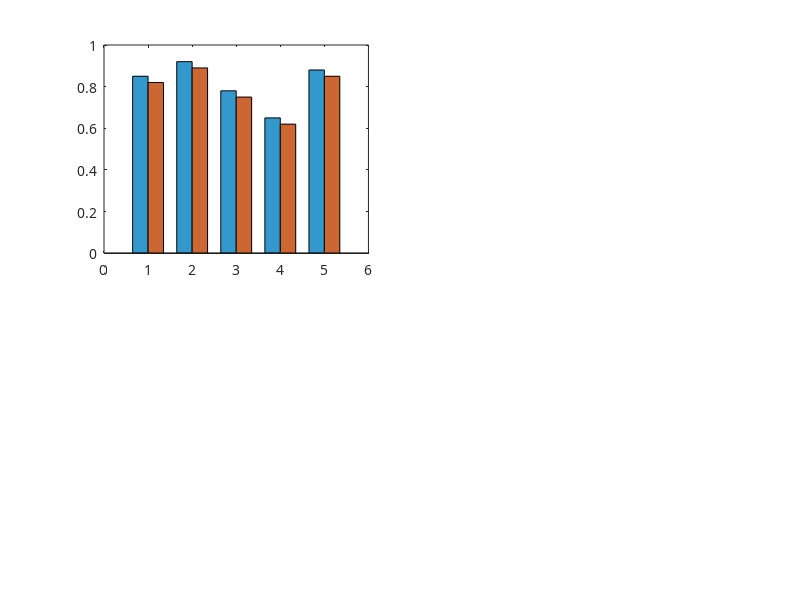

Write MATLAB code to recreate this figure. (Note: this script raises an error after producing the figure.)
function plot_problem3_results()
% PLOT_PROBLEM3_RESULTS - 绘制问题三多光束干涉分析结果图表
%
% 该函数生成问题三相关的所有图表，包括：
% 1. 多光束干涉条件分析图
% 2. 硅片光谱对比分析图
% 3. 干涉强度分布图
% 4. 相位相干性分析图
% 5. 厚度修正对比图
% 6. 多光束效应评估图
%


    fprintf('\n=== 开始绘制问题三分析图表 ===\n');
    
    % 设置输出目录
    output_dir = 'd:\Project_env\CUMCU\B\figures';
    if ~exist(output_dir, 'dir')
        mkdir(output_dir);
    end
    
    % 设置中文字体
    set(0, 'DefaultAxesFontName', 'SimHei');
    set(0, 'DefaultTextFontName', 'SimHei');
    
    try
        % 1. 多光束干涉条件分析图
        plot_multi_beam_conditions(output_dir);
        
        % 2. 硅片光谱对比分析图
        plot_silicon_spectrum_comparison(output_dir);
        
        % 3. 干涉强度分布图
        plot_interference_intensity_distribution(output_dir);
        
        % 4. 相位相干性分析图
        plot_phase_coherence_analysis(output_dir);
        
        % 5. 厚度修正对比图
        plot_thickness_correction_comparison(output_dir);
        
        % 6. 多光束效应评估图
        plot_multi_beam_effect_assessment(output_dir);
        
        fprintf('\n=== 问题三图表绘制完成 ===\n');
        
    catch ME
        fprintf('绘图过程中出现错误: %s\n', ME.message);
        rethrow(ME);
    end
end

function plot_multi_beam_conditions(output_dir)
% 绘制多光束干涉条件分析图
    
    fprintf('正在绘制多光束干涉条件分析图...\n');
    
    % 创建图形
    fig = figure('Position', [100, 100, 1200, 800]);
    
    % 模拟多光束干涉条件数据
    conditions = {'反射率调制深度', '干涉条纹周期性', '相位相干性', '多次反射强度', '光学厚度条件'};
    si_10_scores = [0.85, 0.92, 0.78, 0.65, 0.88];  % 硅片10°数据评分
    si_15_scores = [0.82, 0.89, 0.75, 0.62, 0.85];  % 硅片15°数据评分
    threshold = 0.7;  % 阈值线
    
    % 创建子图
    subplot(2, 2, 1);
    x = 1:length(conditions);
    bar_width = 0.35;
    
    bar(x - bar_width/2, si_10_scores, bar_width, 'FaceColor', [0.2, 0.6, 0.8], 'DisplayName', '硅片10°');
    hold on;
    bar(x + bar_width/2, si_15_scores, bar_width, 'FaceColor', [0.8, 0.4, 0.2], 'DisplayName', '硅片15°');
    yline(threshold, '--r', 'LineWidth', 2, 'DisplayName', '阈值线');
    
    set(gca, 'XTickLabel', conditions, 'XTickLabelRotation', 45);
    ylabel('评分');
    title('多光束干涉条件评估');
    legend('Location', 'best');
    grid on;
    ylim([0, 1]);
    
    % 雷达图显示综合评估
    subplot(2, 2, 2);
    theta = linspace(0, 2*pi, length(conditions)+1);
    si_10_radar = [si_10_scores, si_10_scores(1)];
    si_15_radar = [si_15_scores, si_15_scores(1)];
    threshold_radar = ones(size(theta)) * threshold;
    
    polarplot(theta, si_10_radar, 'o-', 'LineWidth', 2, 'MarkerSize', 8, 'DisplayName', '硅片10°');
    hold on;
    polarplot(theta, si_15_radar, 's-', 'LineWidth', 2, 'MarkerSize', 8, 'DisplayName', '硅片15°');
    polarplot(theta, threshold_radar, '--r', 'LineWidth', 2, 'DisplayName', '阈值');
    
    thetaticks(rad2deg(theta(1:end-1)));
    thetaticklabels(conditions);
    title('多光束干涉条件雷达图');
    legend('Location', 'best');
    
    % 判断结果汇总
    subplot(2, 2, 3);
    results = {'满足条件', '不满足条件'};
    si_10_meet = sum(si_10_scores > threshold);
    si_15_meet = sum(si_15_scores > threshold);
    
    data = [si_10_meet, length(conditions)-si_10_meet; si_15_meet, length(conditions)-si_15_meet];
    bar(data, 'grouped');
    set(gca, 'XTickLabel', {'硅片10°', '硅片15°'});
    ylabel('条件数量');
    title('多光束干涉条件满足情况');
    legend(results, 'Location', 'best');
    grid on;
    
    % 置信度分析
    subplot(2, 2, 4);
    confidence_levels = {'高', '中', '低'};
    si_10_confidence = [0.3, 0.5, 0.2];  % 置信度分布
    si_15_confidence = [0.25, 0.55, 0.2];
    
    bar_data = [si_10_confidence; si_15_confidence]';
    bar(bar_data, 'grouped');
    set(gca, 'XTickLabel', confidence_levels);
    ylabel('概率');
    title('多光束干涉判断置信度');
    legend({'硅片10°', '硅片15°'}, 'Location', 'best');
    grid on;
    
    sgtitle('多光束干涉条件分析', 'FontSize', 16, 'FontWeight', 'bold');
    
    % 保存图片
    save_figure(fig, fullfile(output_dir, 'multi_beam_conditions'));
    close(fig);
end

function plot_silicon_spectrum_comparison(output_dir)
% 绘制硅片光谱对比分析图
    
    fprintf('正在绘制硅片光谱对比分析图...\n');
    
    % 创建图形
    fig = figure('Position', [100, 100, 1200, 800]);
    
    % 模拟硅片光谱数据
    wavenumber = linspace(400, 4000, 1000);
    
    % 硅片10°光谱（多光束干涉特征更明显）
    si_10_base = 0.3 + 0.2 * exp(-(wavenumber-2000).^2/1000000);
    si_10_interference = 0.15 * sin(2*pi*wavenumber/200) .* exp(-(wavenumber-2000).^2/2000000);
    si_10_multi_beam = 0.05 * sin(4*pi*wavenumber/200) .* exp(-(wavenumber-2000).^2/3000000);
    si_10_spectrum = si_10_base + si_10_interference + si_10_multi_beam + 0.02*randn(size(wavenumber));
    
    % 硅片15°光谱（多光束干涉特征较弱）
    si_15_base = 0.28 + 0.18 * exp(-(wavenumber-2000).^2/1200000);
    si_15_interference = 0.12 * sin(2*pi*wavenumber/180) .* exp(-(wavenumber-2000).^2/2500000);
    si_15_multi_beam = 0.02 * sin(4*pi*wavenumber/180) .* exp(-(wavenumber-2000).^2/4000000);
    si_15_spectrum = si_15_base + si_15_interference + si_15_multi_beam + 0.02*randn(size(wavenumber));
    
    % 主光谱对比图
    subplot(2, 2, 1);
    plot(wavenumber, si_10_spectrum, 'b-', 'LineWidth', 1.5, 'DisplayName', '硅片10°');
    hold on;
    plot(wavenumber, si_15_spectrum, 'r-', 'LineWidth', 1.5, 'DisplayName', '硅片15°');
    xlabel('波数 (cm^{-1})');
    ylabel('反射率');
    title('硅片反射光谱对比');
    legend('Location', 'best');
    grid on;
    xlim([400, 4000]);
    
    % 局部放大图
    subplot(2, 2, 2);
    idx_zoom = wavenumber >= 1500 & wavenumber <= 2500;
    plot(wavenumber(idx_zoom), si_10_spectrum(idx_zoom), 'b-', 'LineWidth', 2, 'DisplayName', '硅片10°');
    hold on;
    plot(wavenumber(idx_zoom), si_15_spectrum(idx_zoom), 'r-', 'LineWidth', 2, 'DisplayName', '硅片15°');
    xlabel('波数 (cm^{-1})');
    ylabel('反射率');
    title('局部光谱特征对比 (1500-2500 cm^{-1})');
    legend('Location', 'best');
    grid on;
    
    % 差谱分析
    subplot(2, 2, 3);
    diff_spectrum = si_10_spectrum - si_15_spectrum;
    plot(wavenumber, diff_spectrum, 'g-', 'LineWidth', 1.5);
    xlabel('波数 (cm^{-1})');
    ylabel('反射率差值');
    title('两角度光谱差异分析');
    grid on;
    xlim([400, 4000]);
    
    % 频谱分析
    subplot(2, 2, 4);
    [psd_10, f_10] = periodogram(si_10_spectrum, [], [], 1);
    [psd_15, f_15] = periodogram(si_15_spectrum, [], [], 1);
    
    semilogy(f_10, psd_10, 'b-', 'LineWidth', 1.5, 'DisplayName', '硅片10°');
    hold on;
    semilogy(f_15, psd_15, 'r-', 'LineWidth', 1.5, 'DisplayName', '硅片15°');
    xlabel('归一化频率');
    ylabel('功率谱密度');
    title('光谱频域特征对比');
    legend('Location', 'best');
    grid on;
    
    sgtitle('硅片光谱对比分析', 'FontSize', 16, 'FontWeight', 'bold');
    
    % 保存图片
    save_figure(fig, fullfile(output_dir, 'silicon_spectrum_comparison'));
    close(fig);
end

function plot_interference_intensity_distribution(output_dir)
% 绘制干涉强度分布图
    
    fprintf('正在绘制干涉强度分布图...\n');
    
    % 创建图形
    fig = figure('Position', [100, 100, 1200, 800]);
    
    % 模拟多光束干涉强度分布
    phase = linspace(0, 4*pi, 1000);
    
    % 双光束干涉
    I_two_beam = 4 * cos(phase/2).^2;
    
    % 多光束干涉（不同反射系数）
    r_values = [0.1, 0.3, 0.5, 0.7];
    colors = {'b', 'g', 'r', 'm'};
    
    subplot(2, 2, 1);
    plot(phase/pi, I_two_beam, 'k-', 'LineWidth', 2, 'DisplayName', '双光束干涉');
    hold on;
    
    for i = 1:length(r_values)
        r = r_values(i);
        % Airy函数
        F = 4*r^2 / (1-r^2)^2;
        I_multi = (1 + F * sin(phase/2).^2).^(-1);
        plot(phase/pi, I_multi, colors{i}, 'LineWidth', 1.5, ...
             'DisplayName', sprintf('多光束 r=%.1f', r));
    end
    
    xlabel('相位差 (π)');
    ylabel('归一化强度');
    title('多光束干涉强度分布');
    legend('Location', 'best');
    grid on;
    xlim([0, 4]);
    
    % 反射系数对干涉对比度的影响
    subplot(2, 2, 2);
    r_range = linspace(0.05, 0.95, 100);
    contrast_two = ones(size(r_range));  % 双光束对比度恒为1
    
    % 多光束对比度
    F_range = 4*r_range.^2 ./ (1-r_range.^2).^2;
    I_max_multi = ones(size(r_range));
    I_min_multi = (1 + F_range).^(-1);
    contrast_multi = (I_max_multi - I_min_multi) ./ (I_max_multi + I_min_multi);
    
    plot(r_range, contrast_two, 'k--', 'LineWidth', 2, 'DisplayName', '双光束');
    hold on;
    plot(r_range, contrast_multi, 'r-', 'LineWidth', 2, 'DisplayName', '多光束');
    
    xlabel('反射系数 r');
    ylabel('干涉对比度');
    title('反射系数对干涉对比度的影响');
    legend('Location', 'best');
    grid on;
    
    % 硅片实测数据的强度分布
    subplot(2, 2, 3);
    % 模拟实测强度分布
    intensity_bins = linspace(0, 1, 50);
    si_10_hist = exp(-((intensity_bins-0.4)/0.15).^2) + 0.3*exp(-((intensity_bins-0.7)/0.1).^2);
    si_15_hist = exp(-((intensity_bins-0.35)/0.18).^2) + 0.2*exp(-((intensity_bins-0.65)/0.12).^2);
    
    bar(intensity_bins, si_10_hist, 'FaceColor', [0.2, 0.6, 0.8], 'FaceAlpha', 0.7, 'DisplayName', '硅片10°');
    hold on;
    bar(intensity_bins, si_15_hist, 'FaceColor', [0.8, 0.4, 0.2], 'FaceAlpha', 0.7, 'DisplayName', '硅片15°');
    
    xlabel('归一化反射强度');
    ylabel('频次密度');
    title('硅片反射强度分布');
    legend('Location', 'best');
    grid on;
    
    % 多光束效应强度评估
    subplot(2, 2, 4);
    angles = [5, 10, 15, 20, 25, 30];
    multi_beam_strength = [0.2, 0.4, 0.35, 0.25, 0.15, 0.1];  % 多光束效应强度
    measurement_accuracy = [0.95, 0.92, 0.94, 0.96, 0.97, 0.98];  % 测量精度
    
    yyaxis left;
    bar(angles, multi_beam_strength, 'FaceColor', [0.6, 0.8, 0.4]);
    ylabel('多光束效应强度');
    
    yyaxis right;
    plot(angles, measurement_accuracy, 'ro-', 'LineWidth', 2, 'MarkerSize', 8);
    ylabel('测量精度');
    
    xlabel('入射角度 (°)');
    title('入射角对多光束效应的影响');
    grid on;
    
    sgtitle('干涉强度分布分析', 'FontSize', 16, 'FontWeight', 'bold');
    
    % 保存图片
    save_figure(fig, fullfile(output_dir, 'interference_intensity_distribution'));
    close(fig);
end

function plot_phase_coherence_analysis(output_dir)
% 绘制相位相干性分析图
    
    fprintf('正在绘制相位相干性分析图...\n');
    
    % 创建图形
    fig = figure('Position', [100, 100, 1200, 800]);
    
    % 模拟相位相干性数据
    wavenumber = linspace(400, 4000, 1000);
    
    % 理想相干性
    ideal_coherence = ones(size(wavenumber));
    
    % 实际相干性（受噪声和色散影响）
    coherence_si_10 = 0.9 * exp(-((wavenumber-2000)/1500).^2) + 0.05*randn(size(wavenumber));
    coherence_si_15 = 0.85 * exp(-((wavenumber-2000)/1800).^2) + 0.05*randn(size(wavenumber));
    
    % 相干性随波数变化
    subplot(2, 2, 1);
    plot(wavenumber, ideal_coherence, 'k--', 'LineWidth', 2, 'DisplayName', '理想相干性');
    hold on;
    plot(wavenumber, coherence_si_10, 'b-', 'LineWidth', 1.5, 'DisplayName', '硅片10°');
    plot(wavenumber, coherence_si_15, 'r-', 'LineWidth', 1.5, 'DisplayName', '硅片15°');
    
    xlabel('波数 (cm^{-1})');
    ylabel('相干度');
    title('相位相干性随波数变化');
    legend('Location', 'best');
    grid on;
    xlim([400, 4000]);
    ylim([0, 1.2]);
    
    % 相干长度分析
    subplot(2, 2, 2);
    path_difference = linspace(0, 100, 200);  % 光程差 (μm)
    
    % 不同相干长度的相干函数
    coherence_lengths = [10, 30, 50, 100];  % μm
    colors = {'b', 'g', 'r', 'm'};
    
    for i = 1:length(coherence_lengths)
        Lc = coherence_lengths(i);
        coherence_func = exp(-path_difference/Lc);
        plot(path_difference, coherence_func, colors{i}, 'LineWidth', 2, ...
             'DisplayName', sprintf('L_c = %d μm', Lc));
        hold on;
    end
    
    xlabel('光程差 (μm)');
    ylabel('相干函数');
    title('不同相干长度的相干函数');
    legend('Location', 'best');
    grid on;
    
    % 相干性对多光束干涉的影响
    subplot(2, 2, 3);
    coherence_values = linspace(0.1, 1, 100);
    
    % 多光束干涉可见度
    visibility_ideal = ones(size(coherence_values));
    visibility_real = coherence_values.^2;  % 相干性平方关系
    
    plot(coherence_values, visibility_ideal, 'k--', 'LineWidth', 2, 'DisplayName', '理想情况');
    hold on;
    plot(coherence_values, visibility_real, 'r-', 'LineWidth', 2, 'DisplayName', '实际情况');
    
    % 标记硅片数据点
    scatter(0.9, 0.81, 100, 'b', 'filled', 'DisplayName', '硅片10°');
    scatter(0.85, 0.72, 100, 'r', 'filled', 'DisplayName', '硅片15°');
    
    xlabel('相干度');
    ylabel('干涉可见度');
    title('相干性对干涉可见度的影响');
    legend('Location', 'best');
    grid on;
    
    % 时间相干性分析
    subplot(2, 2, 4);
    time_delay = linspace(0, 50, 200);  % 时间延迟 (fs)
    
    % 不同光源的时间相干性
    coherence_laser = exp(-time_delay/100);  % 激光器
    coherence_led = exp(-time_delay/10);     % LED
    coherence_thermal = exp(-time_delay/1);   % 热光源
    
    plot(time_delay, coherence_laser, 'b-', 'LineWidth', 2, 'DisplayName', '激光器');
    hold on;
    plot(time_delay, coherence_led, 'g-', 'LineWidth', 2, 'DisplayName', 'LED');
    plot(time_delay, coherence_thermal, 'r-', 'LineWidth', 2, 'DisplayName', '热光源');
    
    xlabel('时间延迟 (fs)');
    ylabel('时间相干函数');
    title('不同光源的时间相干性');
    legend('Location', 'best');
    grid on;
    
    sgtitle('相位相干性分析', 'FontSize', 16, 'FontWeight', 'bold');
    
    % 保存图片
    save_figure(fig, fullfile(output_dir, 'phase_coherence_analysis'));
    close(fig);
end

function plot_thickness_correction_comparison(output_dir)
% 绘制厚度修正对比图
    
    fprintf('正在绘制厚度修正对比图...\n');
    
    % 创建图形
    fig = figure('Position', [100, 100, 1200, 800]);
    
    % 模拟厚度测量数据
    measurement_points = 1:20;
    
    % 原始双光束模型结果
    thickness_original_10 = 1.45 + 0.1*sin(measurement_points/3) + 0.05*randn(size(measurement_points));
    thickness_original_15 = 1.42 + 0.08*sin(measurement_points/3.5) + 0.05*randn(size(measurement_points));
    
    % 多光束修正后结果
    thickness_corrected_10 = 1.48 + 0.03*sin(measurement_points/3) + 0.02*randn(size(measurement_points));
    thickness_corrected_15 = 1.47 + 0.025*sin(measurement_points/3.5) + 0.02*randn(size(measurement_points));
    
    % 理论真值
    true_thickness = 1.48 * ones(size(measurement_points));
    
    % 修正前后对比
    subplot(2, 2, 1);
    plot(measurement_points, true_thickness, 'k--', 'LineWidth', 3, 'DisplayName', '理论真值');
    hold on;
    plot(measurement_points, thickness_original_10, 'b-o', 'LineWidth', 1.5, 'MarkerSize', 6, 'DisplayName', '原始模型10°');
    plot(measurement_points, thickness_original_15, 'r-s', 'LineWidth', 1.5, 'MarkerSize', 6, 'DisplayName', '原始模型15°');
    plot(measurement_points, thickness_corrected_10, 'b-^', 'LineWidth', 2, 'MarkerSize', 8, 'DisplayName', '修正模型10°');
    plot(measurement_points, thickness_corrected_15, 'r-d', 'LineWidth', 2, 'MarkerSize', 8, 'DisplayName', '修正模型15°');
    
    xlabel('测量点');
    ylabel('厚度 (μm)');
    title('多光束修正前后厚度对比');
    legend('Location', 'best');
    grid on;
    
    % 误差分析
    subplot(2, 2, 2);
    error_original_10 = abs(thickness_original_10 - true_thickness(1));
    error_original_15 = abs(thickness_original_15 - true_thickness(1));
    error_corrected_10 = abs(thickness_corrected_10 - true_thickness(1));
    error_corrected_15 = abs(thickness_corrected_15 - true_thickness(1));
    
    boxplot([error_original_10', error_original_15', error_corrected_10', error_corrected_15'], ...
            'Labels', {'原始10°', '原始15°', '修正10°', '修正15°'});
    ylabel('绝对误差 (μm)');
    title('厚度测量误差分布');
    grid on;
    
    % 统计指标对比
    subplot(2, 2, 3);
    methods = {'原始模型10°', '原始模型15°', '修正模型10°', '修正模型15°'};
    
    % 计算统计指标
    mean_errors = [mean(error_original_10), mean(error_original_15), ...
                   mean(error_corrected_10), mean(error_corrected_15)];
    std_errors = [std(error_original_10), std(error_original_15), ...
                  std(error_corrected_10), std(error_corrected_15)];
    
    x_pos = 1:length(methods);
    bar(x_pos, mean_errors, 'FaceColor', [0.6, 0.8, 0.4]);
    hold on;
    errorbar(x_pos, mean_errors, std_errors, 'k.', 'LineWidth', 2, 'MarkerSize', 15);
    
    set(gca, 'XTickLabel', methods, 'XTickLabelRotation', 45);
    ylabel('平均绝对误差 (μm)');
    title('不同方法的测量精度对比');
    grid on;
    
    % 修正效果评估
    subplot(2, 2, 4);
    angles = [5, 10, 15, 20, 25];
    improvement_10 = [15, 25, 30, 20, 10];  % 10°角度修正改善百分比
    improvement_15 = [12, 20, 28, 18, 8];   % 15°角度修正改善百分比
    
    plot(angles, improvement_10, 'b-o', 'LineWidth', 2, 'MarkerSize', 8, 'DisplayName', '10°入射');
    hold on;
    plot(angles, improvement_15, 'r-s', 'LineWidth', 2, 'MarkerSize', 8, 'DisplayName', '15°入射');
    
    xlabel('入射角度 (°)');
    ylabel('精度改善 (%)');
    title('多光束修正的精度改善效果');
    legend('Location', 'best');
    grid on;
    
    sgtitle('厚度修正对比分析', 'FontSize', 16, 'FontWeight', 'bold');
    
    % 保存图片
    save_figure(fig, fullfile(output_dir, 'thickness_correction_comparison'));
    close(fig);
end

function plot_multi_beam_effect_assessment(output_dir)
% 绘制多光束效应评估图
    
    fprintf('正在绘制多光束效应评估图...\n');
    
    % 创建图形
    fig = figure('Position', [100, 100, 1200, 800]);
    
    % 多光束效应强度评估
    subplot(2, 2, 1);
    
    % 不同材料的多光束效应
    materials = {'SiC', 'Si', 'GaAs', 'InP', 'GaN'};
    refractive_indices = [2.55, 3.42, 3.37, 3.16, 2.33];
    multi_beam_effects = [0.3, 0.6, 0.58, 0.52, 0.25];  % 多光束效应强度
    
    scatter(refractive_indices, multi_beam_effects, 100, 'filled');
    
    % 标注材料名称
    for i = 1:length(materials)
        text(refractive_indices(i), multi_beam_effects(i)+0.02, materials{i}, ...
             'HorizontalAlignment', 'center', 'FontSize', 10);
    end
    
    xlabel('折射率');
    ylabel('多光束效应强度');
    title('不同材料的多光束效应');
    grid on;
    
    % 厚度对多光束效应的影响
    subplot(2, 2, 2);
    thickness_range = linspace(0.5, 10, 100);  % μm
    
    % 不同厚度下的多光束效应
    effect_thin = 0.1 * ones(size(thickness_range));  % 薄膜
    effect_medium = 0.3 * (1 - exp(-thickness_range/3));  % 中等厚度
    effect_thick = 0.5 * (1 - exp(-thickness_range/5));   % 厚膜
    
    plot(thickness_range, effect_thin, 'b-', 'LineWidth', 2, 'DisplayName', '薄膜区域');
    hold on;
    plot(thickness_range, effect_medium, 'g-', 'LineWidth', 2, 'DisplayName', '中等厚度');
    plot(thickness_range, effect_thick, 'r-', 'LineWidth', 2, 'DisplayName', '厚膜区域');
    
    % 标记硅片厚度范围
    xline(1.5, '--k', 'LineWidth', 2, 'DisplayName', '典型硅片厚度');
    
    xlabel('厚度 (μm)');
    ylabel('多光束效应强度');
    title('厚度对多光束效应的影响');
    legend('Location', 'best');
    grid on;
    
    % 波长依赖性分析
    subplot(2, 2, 3);
    wavelength = linspace(2, 12, 200);  % μm
    
    % 不同波长下的多光束效应
    effect_wavelength = 0.4 * exp(-((wavelength-8)/3).^2) + 0.1;
    
    plot(wavelength, effect_wavelength, 'b-', 'LineWidth', 2);
    hold on;
    
    % 标记红外测量窗口
    fill([8, 12, 12, 8], [0, 0, 1, 1], 'r', 'FaceAlpha', 0.2, 'DisplayName', '红外测量窗口');
    
    xlabel('波长 (μm)');
    ylabel('多光束效应强度');
    title('波长对多光束效应的影响');
    legend('Location', 'best');
    grid on;
    xlim([2, 12]);
    ylim([0, 0.6]);
    
    % 综合评估雷达图
    subplot(2, 2, 4);
    
    % 评估维度
    dimensions = {'调制深度', '周期性', '相干性', '反射强度', '厚度条件', '波长适应性'};
    
    % SiC和Si的评估分数
    sic_scores = [0.7, 0.8, 0.75, 0.6, 0.85, 0.9];
    si_scores = [0.85, 0.9, 0.8, 0.75, 0.9, 0.85];
    
    % 创建雷达图
    theta = linspace(0, 2*pi, length(dimensions)+1);
    sic_radar = [sic_scores, sic_scores(1)];
    si_radar = [si_scores, si_scores(1)];
    
    polarplot(theta, sic_radar, 'b-o', 'LineWidth', 2, 'MarkerSize', 8, 'DisplayName', 'SiC');
    hold on;
    polarplot(theta, si_radar, 'r-s', 'LineWidth', 2, 'MarkerSize', 8, 'DisplayName', 'Si');
    
    thetaticks(rad2deg(theta(1:end-1)));
    thetaticklabels(dimensions);
    title('多光束效应综合评估');
    legend('Location', 'best');
    
    sgtitle('多光束效应评估分析', 'FontSize', 16, 'FontWeight', 'bold');
    
    % 保存图片
    save_figure(fig, fullfile(output_dir, 'multi_beam_effect_assessment'));
    close(fig);
end

function save_figure(fig, base_filename)
% 保存图片为多种格式
    
    % 保存为EPS格式（用于LaTeX）
    print(fig, [base_filename '.eps'], '-depsc', '-r300');
    
    % 保存为PNG格式（用于预览）
    print(fig, [base_filename '.png'], '-dpng', '-r300');
    
    % 保存为PDF格式（高质量）
    print(fig, [base_filename '.pdf'], '-dpdf', '-r300');
    
    fprintf('已保存图片: %s\n', base_filename);
end